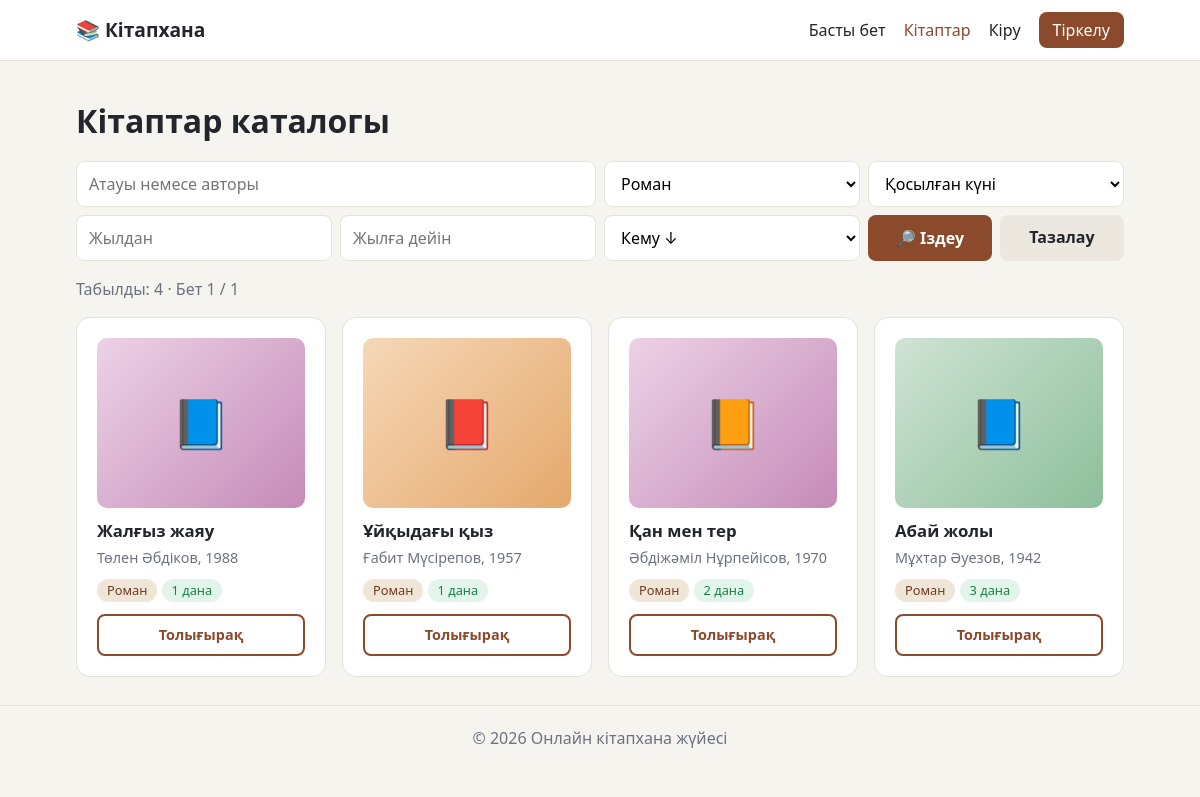
The page /books.php?genre=1 on the database its author committed.
### tables this page shows
CREATE TABLE books (
  id INT AUTO_INCREMENT PRIMARY KEY,
  title VARCHAR(200) NOT NULL,
  author VARCHAR(150) NOT NULL,
  genre_id INT NOT NULL,
  year SMALLINT,
  description TEXT,
  cover VARCHAR(255),
  copies INT NOT NULL DEFAULT 1,
  created_at TIMESTAMP NOT NULL DEFAULT CURRENT_TIMESTAMP,
  FOREIGN KEY (genre_id) REFERENCES genres(id)
);

CREATE TABLE genres (
  id INT AUTO_INCREMENT PRIMARY KEY,
  name VARCHAR(80) NOT NULL UNIQUE
);

### books.php (the view, shortened to what this page needs)
<?php
require_once __DIR__ . '/../includes/auth.php';
$q        = trim($_GET['q'] ?? '');
$genre_id = (int)($_GET['genre'] ?? 0);
$year_from = (int)($_GET['year_from'] ?? 0);
$year_to   = (int)($_GET['year_to'] ?? 0);
$sort     = $_GET['sort'] ?? 'new';
$dir      = $_GET['dir'] ?? 'desc';
$page     = max(1, (int)($_GET['page'] ?? 1));
$perPage  = 6;
$sortColumns = [
    'new'    => 'b.created_at',
    'title'  => 'b.title',
    'author' => 'b.author',
    'year'   => 'b.year',
];
$dir = ($dir === 'asc') ? 'ASC' : 'DESC';
$where = [];
$params = [];
if ($genre_id > 0) {
    $where[] = 'b.genre_id = ?';
    $params[] = $genre_id;
}
$whereSql = $where ? 'WHERE ' . implode(' AND ', $where) : '';
$stmt = $pdo->prepare("SELECT COUNT(*) FROM books b $whereSql");
$stmt->execute($params);
$total = (int)$stmt->fetchColumn();
$pages = max(1, (int)ceil($total / $perPage));
$page = min($page, $pages);
$offset = ($page - 1) * $perPage;
$orderBy = $sortColumns[$sort] . ' ' . $dir;
$sql = "SELECT b.*, g.name AS genre
        FROM books b JOIN genres g ON g.id = b.genre_id
        $whereSql
        ORDER BY $orderBy, b.id DESC
        LIMIT $perPage OFFSET $offset";
$stmt = $pdo->prepare($sql);
$stmt->execute($params);
$books = $stmt->fetchAll();
$genres = get_genres($pdo);
include __DIR__ . '/../includes/header.php';
?>
<div class="section-title">
  <h1 style="margin:0">Кітаптар каталогы</h1>
</div>
<form method="get" action="books.php" class="filters">
  <input type="search" name="q" value="<?= e($q) ?>" placeholder="Атауы немесе авторы" aria-label="Іздеу" class="f-wide">
  <select name="genre" aria-label="Жанр">
    <?php foreach ($genres as $g): ?>
      <option value="<?= (int)$g['id'] ?>" <?= $genre_id === (int)$g['id'] ? 'selected' : '' ?>><?= e($g['name']) ?></option>
    <?php endforeach; ?>
  </select>
  <select name="sort" aria-label="Сұрыптау">
    <option value="new"    <?= $sort==='new'    ? 'selected' : '' ?>>Қосылған күні</option>
  </select>
  <input type="number" name="year_from" value="<?= $year_from ?: '' ?>" placeholder="Жылдан" aria-label="Жылдан">
  <input type="number" name="year_to" value="<?= $year_to ?: '' ?>" placeholder="Жылға дейін" aria-label="Жылға дейін">
  <select name="dir" aria-label="Бағыты">
    <option value="desc" <?= $dir==='DESC' ? 'selected' : '' ?>>Кему ↓</option>
  </select>
  <div class="filter-btns">
    <button class="btn" type="submit">🔎 Іздеу</button>
    <a class="btn btn-light" href="books.php">Тазалау</a>
  </div>
</form>
<p class="muted">Табылды: <?= $total ?> · Бет <?= $page ?> / <?= $pages ?></p>
<div class="grid">
<?php foreach ($books as $b) echo book_card($b); ?>
</div>
<?php include __DIR__ . '/../includes/footer.php'; ?>

### includes/functions.php (shortened to what this page needs)
<?php
function e($s) {
    return htmlspecialchars((string)$s, ENT_QUOTES, 'UTF-8');
}
function book_card($b) {
    $icons = ['📖', '📘', '📗', '📙', '📕'];
    $icon = $icons[$b['id'] % 5];
    $color = 'c' . (($b['id'] % 4) + 1);
    ob_start(); ?>
    <div class="card book">
      <div class="cover <?= $color ?>"><?= $icon ?></div>
      <h3><?= e($b['title']) ?></h3>
      <p><?= e($b['author']) ?>, <?= (int)$b['year'] ?></p>
      <span class="tag"><?= e($b['genre']) ?></span>
      <span class="tag <?= $b['copies'] > 0 ? 'free' : 'busy' ?>"><?= (int)$b['copies'] ?> дана</span>
      <div class="btn-row">
        <a class="btn btn-outline" href="book.php?id=<?= (int)$b['id'] ?>">Толығырақ</a>
      </div>
    </div>
<?php return ob_get_clean();
}
function get_genres($pdo) {
    return $pdo->query('SELECT id, name FROM genres ORDER BY name')->fetchAll();
}

### style.css (style rules this page uses)
:root { --bg:#f6f4ef; --card:#fff; --ink:#22252b; --muted:#6b7280; --accent:#8b4a2b; --accent-d:#6e3a21; --line:#e5e1d8; --soft:#f0e6d8; --err:#b42318; --ok:#1a7f4b; }
* { box-sizing:border-box }
body { margin:0;font-family:system-ui,-apple-system,"Segoe UI",Roboto,sans-serif;background:var(--bg);color:var(--ink);line-height:1.5 }
a { color:var(--accent) }
.btn { display:inline-block;background:var(--accent);color:#fff;border:0;padding:10px 20px;border-radius:8px;font:inherit;cursor:pointer;text-decoration:none }
.btn-light { background:#ece8df;color:var(--ink) }
input,select,textarea { width:100%;padding:10px 12px;border:1px solid var(--line);border-radius:8px;font:inherit;background:#fff }
.card { background:var(--card);border:1px solid var(--line);border-radius:14px;padding:20px }
.grid { display:grid;grid-template-columns:repeat(auto-fill,minmax(220px,1fr));gap:16px }
.book { text-decoration:none;color:inherit;display:block;transition:transform .15s,box-shadow .15s }
.cover { height:170px;border-radius:10px;display:flex;align-items:center;justify-content:center;font-size:3rem;background:linear-gradient(135deg,#efe3cf,#e2cfae) }
.book h3 { margin:10px 0 4px;font-size:1.05rem }
.book p { margin:0 0 8px;color:var(--muted);font-size:.9rem }
.tag { display:inline-block;background:var(--soft);color:var(--accent-d);padding:2px 10px;border-radius:999px;font-size:.8rem }
.tag.free { background:#e3f5ea;color:var(--ok) }
.filters { display:grid;grid-template-columns:2fr 1.2fr 1fr auto;gap:8px;margin-bottom:12px }
.muted { color:var(--muted) }
.btn { font-weight:600;transition:background .15s,transform .1s }
.btn-outline { background:#fff;color:var(--accent);border:2px solid var(--accent) }
.btn-row { display:flex;gap:8px;margin-top:12px }
.btn-row .btn { flex:1;text-align:center;padding:8px 10px;font-size:.9rem }
h1 { margin-top:0 }
.section-title { display:flex;justify-content:space-between;align-items:center;margin:8px 0 16px }
.filters { grid-template-columns:2fr 1.2fr 1fr auto auto }
.cover.c1 { background:linear-gradient(135deg,#f6d8b8,#e5a86c) }
.cover.c2 { background:linear-gradient(135deg,#cfe3d4,#8dbf9b) }
.cover.c4 { background:linear-gradient(135deg,#ecd2e6,#c58bb8) }
.filters { grid-template-columns:repeat(4,1fr) }
.filters .f-wide { grid-column:span 2 }
.filter-btns { display:flex;gap:8px }
.filter-btns .btn { flex:1;padding:10px 8px;text-align:center }

### rows shown on the page
books: id "📘", title "Жалғыз жаяу", author "Төлен Әбдіков", year "1988", genre.name "Роман", copies "1"
books: id "📕", title "Ұйқыдағы қыз", author "Ғабит Мүсірепов", year "1957", genre.name "Роман", copies "1"
books: id "📙", title "Қан мен тер", author "Әбдіжәміл Нұрпейісов", year "1970", genre.name "Роман", copies "2"
books: id "📘", title "Абай жолы", author "Мұхтар Әуезов", year "1942", genre.name "Роман", copies "3"

### other values the page prints
$total "4"
$page "1"
$pages "1"
form field genre "Роман"
